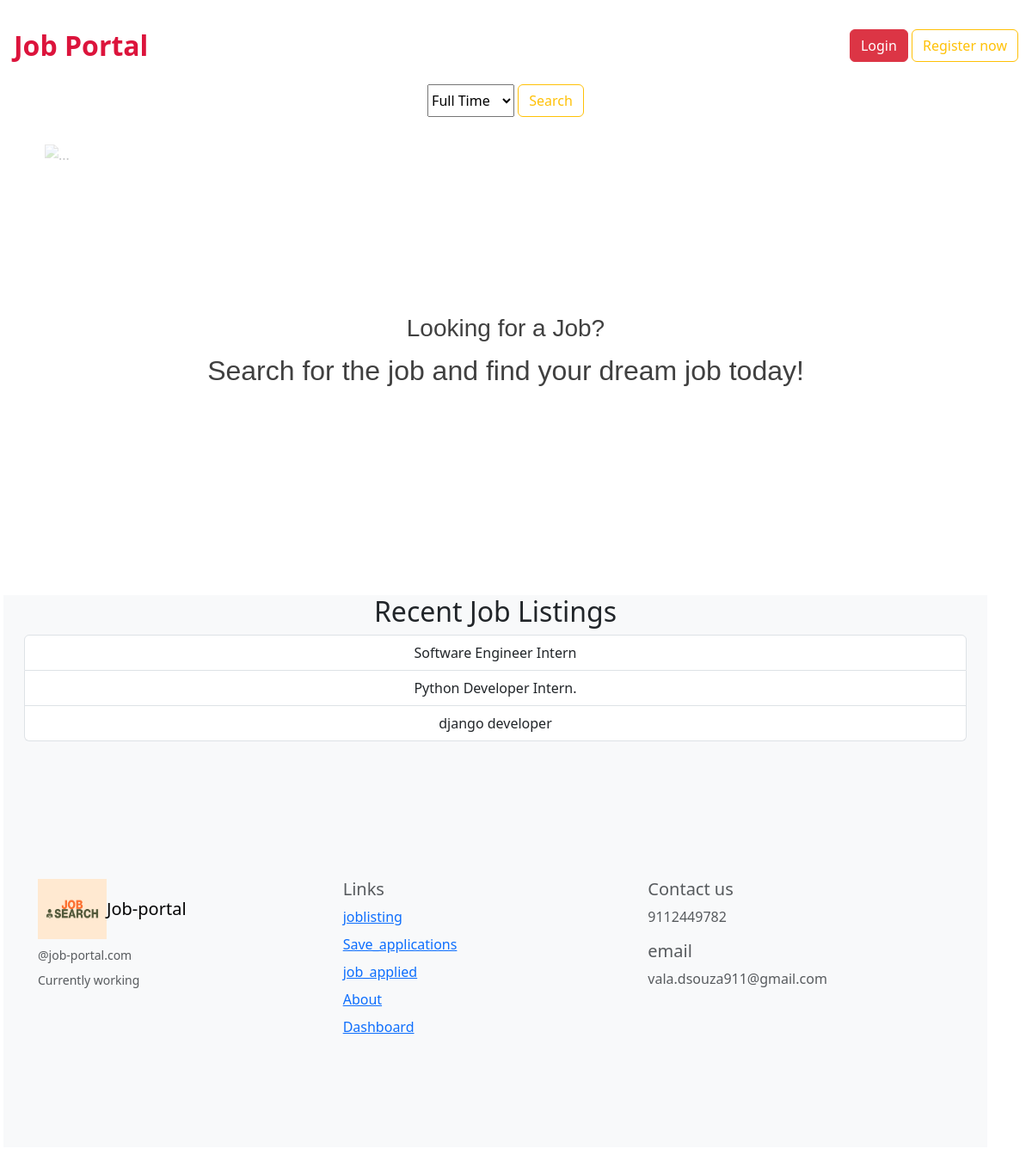
The page / on the database its author committed.
### jobapp/models.py (models this page shows, shortened)
class jobListing(models.Model):
    title = models.CharField(max_length=100)
    location = models.CharField(max_length=100)
    job_type = models.CharField(choices=JOB_TYPE, max_length=20)
    category = models.ForeignKey(Category,related_name='Category', on_delete=models.CASCADE)
    salary = models.CharField(max_length=30,blank=True)
    company_name = models.CharField(max_length=300)
    company_description = models.TextField(blank=True, null=True)
    requirements = models.TextField()
    url = models.URLField(max_length=200)
    last_date = models.DateField()
    is_published = models.BooleanField(default=False)
    is_closed = models.BooleanField(default=False)
    timestamp = models.DateTimeField(auto_now=True)
    special_instructions = models.TextField(blank=True, null=True)
    logo_image = models.ImageField(upload_to='logos')

### jobapp/views.py (the view, shortened to what this page needs)
# urls.py: path('',views.index,name='index'),
def index(request):
    recent_listings=jobListing.objects.all()[:3]
    search_results = None
    data=jobListing.objects.all()[:2]
    return render(request, 'index.html', {'recent_listings': recent_listings, 'search_results': search_results,'joblisting':data})

### templates/index.html (shortened to what this page needs)
{% load static %}
<!DOCTYPE html>
<html lang="en">
<head>
    <link href="https://cdn.jsdelivr.net/npm/bootstrap@5.3.3/dist/css/bootstrap.min.css" rel="stylesheet">
</head>
<body>
    <div class="container-fluid">
        <div class="row p-3">
            <nav class="navbar">
                <a class="navbar-brand " style="color: crimson; font-size:xx-large; font-weight: bold;">Job Portal</a>
                <form class="d-flex" role="search">
                    <a href="{% url 'login' %}" class="btn btn-danger text-decoration-none">Login</a>&nbsp;
                    <a href="{% url 'registration' %}" class="btn btn-outline-warning text-decoration-none">Register now</a>
                </form>
            </nav>
            <div class="row mt-2">
                <form class="search-bar form-inline d-flex justify-content-center" role="search" action="" method="GET">
                    <select  name="job_type">
              <option value="Full-Time">Full Time</option>
            </select>
                <button class="btn btn-outline-warning" type="submit">Search</button>
            </form>
        </div>
        <div class="row">
            <div class="col">
                <div class="bg-white p-4">
                    <div id="carouselExampleIndicators" class="carousel slide" data-bs-ride="carousel">
                        <div class="carousel-indicators">
                          <button type="button" data-bs-target="#carouselExampleIndicators" data-bs-slide-to="0" class="active" aria-current="true" aria-label="Slide 1"></button>
                          <button type="button" data-bs-target="#carouselExampleIndicators" data-bs-slide-to="1" aria-label="Slide 2"></button>
                          <button type="button" data-bs-target="#carouselExampleIndicators" data-bs-slide-to="2" aria-label="Slide 3"></button>
                        </div>
                        <div class="carousel-inner">
                          <div class="carousel-item active position-relative">
                            <div class="carousel-caption d-flex justify-content-center align-items-center position-absolute top-0 start-0 w-100 h-100 bg-white opacity-75">
                              <div style="color: black;font-family: 'Gill Sans', 'Gill Sans MT', Calibri, 'Trebuchet MS', sans-serif; font-size: xx-large;">
                                <h3>Looking for a Job?</h3>
                                 <p>Search for the job and find your dream job today!</p>
                              </div>
                            </div>
                          </div>
                        <button class="carousel-control-prev" type="button" data-bs-target="#carouselExampleIndicators" data-bs-slide="prev">
                          <span class="carousel-control-prev-icon" aria-hidden="true"></span>
                        </button>
                        <button class="carousel-control-next" type="button" data-bs-target="#carouselExampleIndicators" data-bs-slide="next">
                          <span class="carousel-control-next-icon" aria-hidden="true"></span>
                        </button>
                      </div>
                </div>
            </div>
        </div>
            <div class="row bg-body-tertiary">
                <div class="col">
                 {% if recent_listings %}
                        <h2 class="text-center">Recent Job Listings</h2>
                        <ul class="list-group text-center">
                            {% for job in recent_listings|slice:":3" %}
                                <li class="list-group-item">{{ job.title }}</li>
                            {% endfor %}
                        </ul>
                    {% endif %}
                    </div>
    <div class="row mt-3">
             <footer class="bd-footer py-4 py-md-5 mt-5 bg-body-tertiary">
        <div class="container py-4 py-md-5 px-4 px-md-3 text-body-secondary">
          <div class="row">
            <div class="col-lg-3 mb-3">
              <a class="d-inline-flex align-items-center mb-2 text-body-emphasis text-decoration-none" href="/" aria-label="Bootstrap">
               <img src="{% static 'images/job-search-high-resolution-logo (2).png' %}" alt="Bootstrap" width="80" height="70">
                <span class="fs-5">Job-portal</span>
              </a>
              <ul class="list-unstyled small">
                <li class="mb-2">@job-portal.com</li>
                <li class="mb-2">Currently working</li>
              </ul>
            </div>
            <div class="col-6 col-lg-2 offset-lg-1 mb-3">
              <h5>Links</h5>
              <ul class="list-unstyled">
                <li class="mb-2"><a href="{% url 'joblisting' %}">joblisting</a></li>
                <li class="mb-2"><a href="{% url 'save_application' %}">Save_applications</a></li>
                <li class="mb-2"><a href="{% url 'job_applied' %}">job_applied</a></li>
                <li class="mb-2"><a href="{% url 'about' %}">About</a></li>
                <li class="mb-2"><a href="{% url 'dashboard' %}">Dashboard</a></li>
              </ul>
            </div>
            <div class="col-6 col-lg-2 offset-lg-2 mb-3">
            <h5>Contact us</h5>
            <ul class="list-unstyled">
              <li>9112449782</li>
              </ul>
              <h5>email</h5>
              <ul class="list-unstyled">
                <li>vala.dsouza911@gmail.com</li>
                </ul>
                </div>
          </div>
        </div>
      </footer>
    </div>
</div>
        </div>
    </div>
</body>
</html>

### rows shown on the page
jobListing: title "Software Engineer Intern"
jobListing: title "Python Developer Intern."
jobListing: title "django developer"
